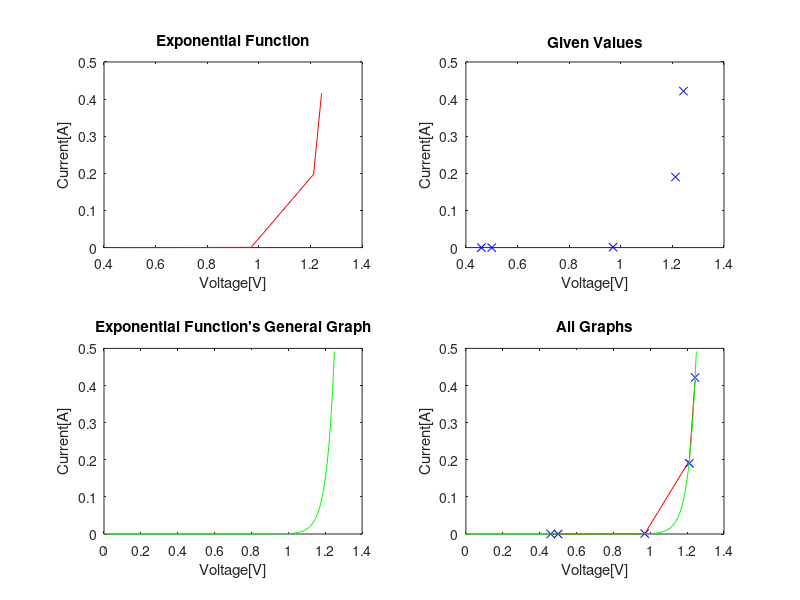

Recreate this plot in MATLAB. (Note: this script raises an error after producing the figure.)
clc; clear all;format long;

load ('fprdata.dat')
%%
%%Finding Voltage-Current Relation with Linear Least Squares Method

%Defining Sums
Sxi2yi = 0;
Syilnyi = 0;
Sxiyi = 0;
Sxiyilnyi = 0;
Syi = 0;
Sxiyi2 = 0;

%Calculating Sums
for i=1:1:5
    Sxi2yi = Sxi2yi + ((fprdata(i:i,1)^2)*fprdata(i:i,2));
    Syilnyi = Syilnyi + (fprdata(i:i,2)*log(fprdata(i:i,2)));
    Sxiyi = Sxiyi + (fprdata(i:i,1)*fprdata(i:i,2));
    Sxiyilnyi = Sxiyilnyi + (fprdata(i:i,1)*fprdata(i:i,2)*log(fprdata(i:i,2)));
    Syi = Syi + (fprdata(i:i,2));
end

%calculating the coefficients
a = ((Sxi2yi*Syilnyi)-(Sxiyi*Sxiyilnyi))/((Syi*Sxi2yi)-((Sxiyi)^2));
b = ((Syi*Sxiyilnyi)-(Sxiyi*Syilnyi))/((Syi*Sxi2yi)-(Sxiyi^2));
A = exp(a);
B = b;

for i=1:1:5
    current(i:i,1) = A*exp(B*fprdata(i:i,1)); 
end

%Calculating the current values of General Exponential Function
VdExtended = 0:0.01:fprdata(5,1)+0.01;
currentExtended = A*exp(B*VdExtended); 

%plotting graphs
figure(1);
subplot(2,2,1);
plot(fprdata(:,1),current(:,1),"r-");
xlabel("Voltage[V]");
ylabel("Current[A]");
title("Exponential Function");
subplot(2,2,2);
plot(fprdata(:,1),fprdata(:,2),"bx");
xlabel("Voltage[V]");
ylabel("Current[A]");
title("Given Values");
subplot(2,2,3);
plot(VdExtended,currentExtended,"g-");
xlabel("Voltage[V]");
ylabel("Current[A]");
title("Exponential Function's General Graph");
subplot(2,2,4);
plot(fprdata(:,1),current(:,1),"r-")
hold on
plot(fprdata(:,1),fprdata(:,2),"bx");
hold on
plot(VdExtended,currentExtended,"g-");
xlabel("Voltage[V]");
ylabel("Current[A]");
title("All Graphs");
sgtitle("Voltage-Current Relation of Diode");
figure(2);
subplot(1,2,1);
plot(fprdata(:,1),current(:,1),"b-");
title("Exponential Function");
xlabel("Voltage[V]");
ylabel("Current[A]");
subplot(1,2,2);
loglog(fprdata(:,1),current(:,1),"r-");
title("Exponential Function's Logarithmic Graph");
xlabel("Voltage[V]");
ylabel("Current[A]");
sgtitle("Voltage-Current Relation of Diode");
%%
%%Calculating the ODE for 25 ms

%Constant Values
Vs = 2;
L = 0.98;
R = 14.2;

%Variable Values
dt = 0.025;
I(1,1) = 0;
Vdiode(1,1) = 0;
t = 0:0.025:0.6;

%applying runge-kutta
for i=2:1:25
    di = (Vs/L)-((I(i-1:i-1,1)*R)/L)-(Vdiode(i-1:i-1,1)/L);
    K1 = dt*di;
    di = (Vs/L)-(((I(i-1:i-1,1)+(K1/2))*R)/L)-((Vdiode(i-1:i-1,1)+(K1/2))/L);
    K2 = dt*di;
    di = (Vs/L)-(((I(i-1:i-1,1)+(K2/2))*R)/L)-((Vdiode(i-1:i-1,1)+(K2/2))/L);
    K3 = dt*di;
    di = (Vs/L)-(((I(i-1:i-1,1)+K3)*R)/L)-((Vdiode(i-1:i-1,1)+K3)/L);
    K4 = dt*di;
    I(i:i,1) = I(i-1:i-1,1) + K1/6 + K2/3 + K3/3 + K4/6;
    %calculating the diode voltage
    Vdiode(i:i,1) = log(I(i:i,1)/A)/(L*B);
end

%Calculating the Inductor Voltage
for i=1:1:25
   di = (Vs/L)-((I(i:i,1)*R)/L)-(Vdiode(i:i,1)/L);
   Vinductor(i:i,1) = L*di; 
end

%Calculating the Resistor Voltage
for i=1:1:25
   Vresistor(i:i,1) = R*I(i:i,1); 
end

%plotting graphs
figure(3);
subplot(2,2,1);
plot(t,I(:,1));
xlabel("Time[s]");
ylabel("Current[A]");
title("Time-Current Relation");
subplot(2,2,2);
plot(t,Vdiode(:,1));
xlabel("Time[s]");
ylabel("Voltage[V]");
title("Time-Diode Voltage Relation");
subplot(2,2,3);
plot(t,Vinductor(:,1));
xlabel("Time[s]");
ylabel("Voltage[V]");
title("Time-Inductor Voltage Relation");
subplot(2,2,4);
plot(t,Vresistor(:,1));
xlabel("Time[s]");
ylabel("Voltage[V]");
title("Time-Resistor Voltage Relation");
sgtitle("Graphs for 25 ms Time Step");

%%
%%Calculating the ODE for 2.5 ms

%Constant Values
Vs = 2;
L = 0.98;
R = 14.2;

%Variable Values
dt = 0.0025;
I2(1,1) = 0;
Vdiode2(1,1) = 0;
t2 = 0:0.0025:0.6;

%applying runge-kutta
for i=2:1:241
    di = (Vs/L)-((I2(i-1:i-1,1)*R)/L)-(Vdiode2(i-1:i-1,1)/L);
    K1 = dt*di;
    di = (Vs/L)-(((I2(i-1:i-1,1)+(K1/2))*R)/L)-((Vdiode2(i-1:i-1,1)+(K1/2))/L);
    K2 = dt*di;
    di = (Vs/L)-(((I2(i-1:i-1,1)+(K2/2))*R)/L)-((Vdiode2(i-1:i-1,1)+(K2/2))/L);
    K3 = dt*di;
    di = (Vs/L)-(((I2(i-1:i-1,1)+K3)*R)/L)-((Vdiode2(i-1:i-1,1)+K3)/L);
    K4 = dt*di;
    I2(i:i,1) = I2(i-1:i-1,1) + K1/6 + K2/3 + K3/3 + K4/6;
    %calculating the diode voltage
    Vdiode2(i:i,1) = log(I2(i:i,1)/A)/(L*B);
end

%Calculating the Inductor Voltage
for i=1:1:241
   di = (Vs/L)-((I2(i:i,1)*R)/L)-(Vdiode2(i:i,1)/L);
   Vinductor2(i:i,1) = L*di; 
end

%Calculating the Resistor Voltage
for i=1:1:241
   Vresistor2(i:i,1) = R*I2(i:i,1); 
end

%plotting graphs
figure(4);
subplot(2,2,1);
plot(t2,I2(:,1));
xlabel("Time[s]");
ylabel("Current[A]");
title("Time-Current Relation");
subplot(2,2,2);
plot(t2,Vdiode2(:,1));
xlabel("Time[s]");
ylabel("Voltage[V]");
title("Time-Diode Voltage Relation");
subplot(2,2,3);
plot(t2,Vinductor2(:,1));
xlabel("Time[s]");
ylabel("Voltage[V]");
title("Time-Inductor Voltage Relation");
subplot(2,2,4);
plot(t2,Vresistor2(:,1));
xlabel("Time[s]");
ylabel("Voltage[V]");
title("Time-Resistor Voltage Relation");
sgtitle("Graphs for 2.5 ms Time Step");
%%
%different time step's graphs together
figure(5);
subplot(2,2,1);
plot(t,I(:,1),"r-");
hold on
plot(t2,I2(:,1),"b-");
xlabel("Time[s]");
ylabel("Current[A]");
title("Time-Current Relation");
legend("25 ms Time Step","2.5 ms Time Step");
subplot(2,2,2);
plot(t,Vdiode(:,1),"r-");
hold on
plot(t2,Vdiode2(:,1),"b-");
legend("25 ms Time Step","2.5 ms Time Step");
xlabel("Time[s]");
ylabel("Voltage[V]");
title("Time-Diode Voltage Relation");
subplot(2,2,3);
plot(t,Vinductor(:,1),"r-");
hold on
plot(t2,Vinductor2(:,1),"b-");
legend("25 ms Time Step","2.5 ms Time Step");
xlabel("Time[s]");
ylabel("Voltage[V]");
title("Time-Inductor Voltage Relation");
subplot(2,2,4);
plot(t,Vresistor(:,1),"b-");
hold on
plot(t2,Vresistor2(:,1),"r-");
legend("25 ms Time Step","2.5 ms Time Step");
xlabel("Time[s]");
ylabel("Voltage[V]");
title("Time-Resistor Voltage Relation");
sgtitle("All Time Step Graphs Together");